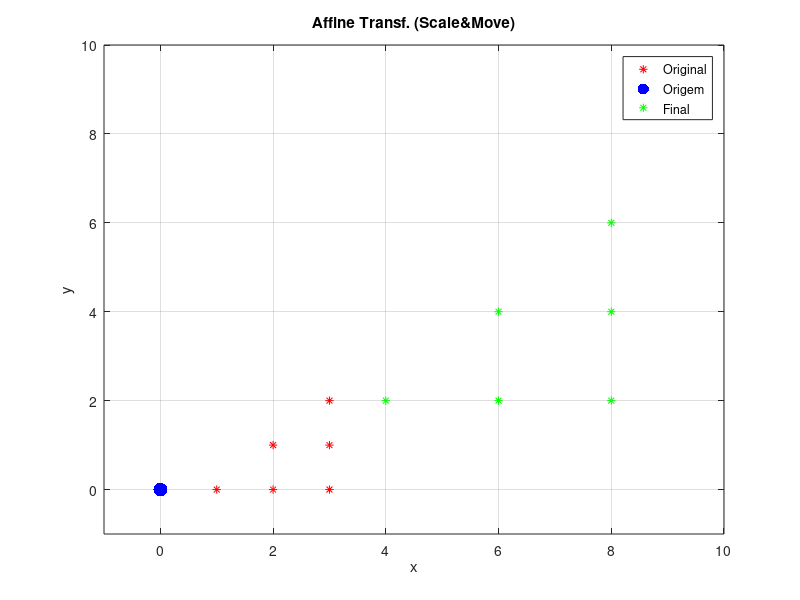

This chart was generated by the following MATLAB code:
% Affine Transformations
% 07/2017
% Rodrigo Vimieiro

%%
close all;clear all;clc


%2D Triangle
Object = [1 2 2 3 3 3
          0 1 0 2 1 0];
      
plot(Object(1,1:end),Object(2,1:end),'r*')
hold on

%Origin
plot(0,0,'b.','MarkerSize',30)

% Homogeneous Coordinates for the point
Object = [Object;1 1 1 1 1 1];


s1 = 2;
s2 = 2;
xt = 2;
yt = 2;

%Scale and Move Matrix (Homogeneous Coordinates)
AffineTranfM = [s1 0 xt 
                0 s2 yt
                0  0 1];
   
%Affine transformation
Result = AffineTranfM * Object;

%Showing results
plot(Result(1,1:end),Result(2,1:end),'g*')
axis([-1 10 -1 10])
title('Affine Transf. (Scale&Move)');
xlabel('x')
ylabel('y')
legend('Original','Origem','Final')
grid on
  
  